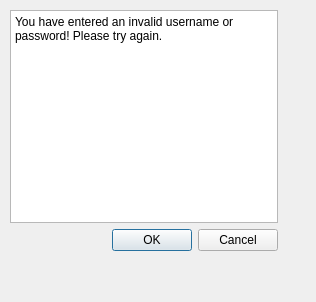
<?xml version="1.0" encoding="UTF-8"?>
<ui version="4.0">
 <class>ErrorLogin</class>
 <widget class="QDialog" name="ErrorLogin">
  <property name="geometry">
   <rect>
    <x>0</x>
    <y>0</y>
    <width>316</width>
    <height>302</height>
   </rect>
  </property>
  <property name="windowTitle">
   <string>Login Error</string>
  </property>
  <widget class="QWidget" name="layoutWidget">
   <property name="geometry">
    <rect>
     <x>10</x>
     <y>10</y>
     <width>268</width>
     <height>241</height>
    </rect>
   </property>
   <layout class="QVBoxLayout" name="verticalLayout">
    <item>
     <widget class="QPlainTextEdit" name="plainTextEdit">
      <property name="plainText">
       <string>You have entered an invalid username or password! Please try again.</string>
      </property>
     </widget>
    </item>
    <item>
     <widget class="QDialogButtonBox" name="buttonBox">
      <property name="orientation">
       <enum>Qt::Horizontal</enum>
      </property>
      <property name="standardButtons">
       <set>QDialogButtonBox::Cancel|QDialogButtonBox::Ok</set>
      </property>
     </widget>
    </item>
   </layout>
  </widget>
 </widget>
 <resources/>
 <connections>
  <connection>
   <sender>buttonBox</sender>
   <signal>accepted()</signal>
   <receiver>ErrorLogin</receiver>
   <slot>accept()</slot>
   <hints>
    <hint type="sourcelabel">
     <x>248</x>
     <y>254</y>
    </hint>
    <hint type="destinationlabel">
     <x>157</x>
     <y>274</y>
    </hint>
   </hints>
  </connection>
  <connection>
   <sender>buttonBox</sender>
   <signal>rejected()</signal>
   <receiver>ErrorLogin</receiver>
   <slot>reject()</slot>
   <hints>
    <hint type="sourcelabel">
     <x>316</x>
     <y>260</y>
    </hint>
    <hint type="destinationlabel">
     <x>286</x>
     <y>274</y>
    </hint>
   </hints>
  </connection>
 </connections>
</ui>
